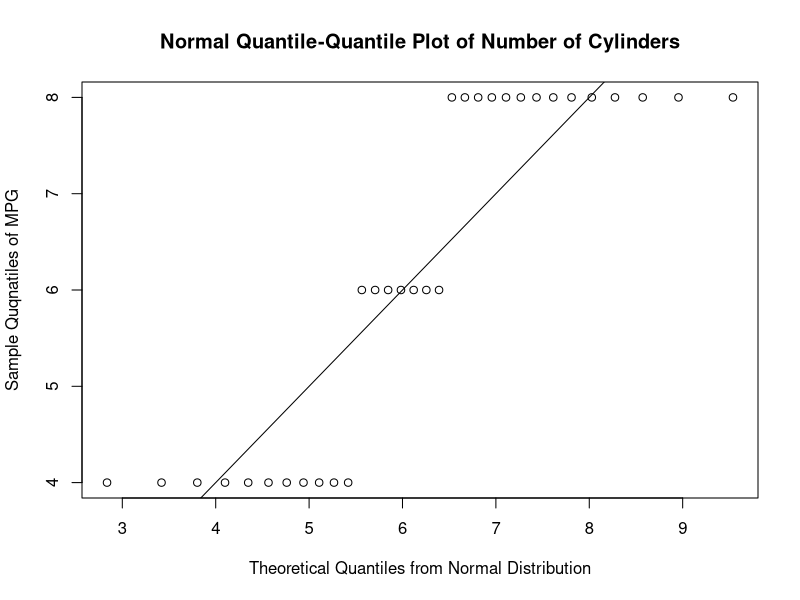
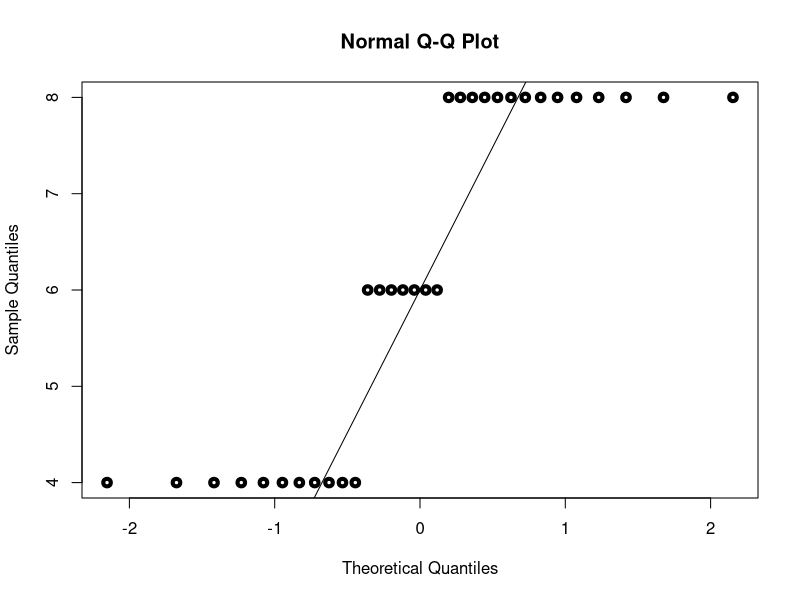

Write R code to recreate these figures, in order.
## ---- chunk 1
knitr::opts_chunk$set(echo = TRUE)
## ---- chunk 2
data(mtcars)

mtcars
cyl <- mtcars$cyl
n <- length(cyl)

mean.cyl<- mean(cyl)
std.cyl <- sd(cyl)
var.cyl <- var(cyl)

prob <- (1:n)/(n+1)
normal.quantiles = qnorm(prob, mean(cyl), sd(cyl))
## ---- chunk 3
plot(sort(normal.quantiles), sort(cyl) , xlab = 'Theoretical Quantiles from Normal Distribution', ylab = 'Sample Quqnatiles of MPG', main = 'Normal Quantile-Quantile Plot of Number of Cylinders')
abline(0,1)


qqnorm(cyl,lwd=4,pch=1)
qqline(cyl)
